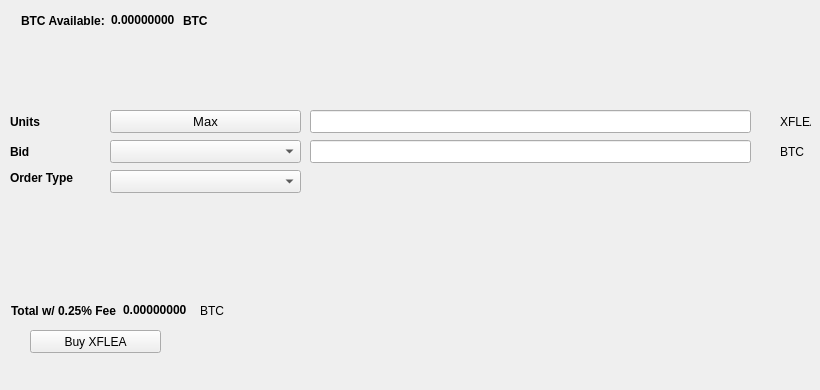
   <widget class="QWidget" name="BuyTab">
    <attribute name="title">
     <string>Buy</string>
    </attribute>
    <widget class="QPushButton" name="BuyXFLEA">
     <property name="geometry">
      <rect>
       <x>30</x>
       <y>330</y>
       <width>131</width>
       <height>23</height>
      </rect>
     </property>
     <property name="text">
      <string>Buy XFLEA</string>
     </property>
     <property name="icon">
      <iconset resource="../zxflea.qrc">
       <normaloff>:/icons/bitcoin</normaloff>:/icons/bitcoin</iconset>
     </property>
    </widget>
    <widget class="QLabel" name="label_3">
     <property name="geometry">
      <rect>
       <x>10</x>
       <y>110</y>
       <width>46</width>
       <height>23</height>
      </rect>
     </property>
     <property name="font">
      <font>
       <weight>75</weight>
       <bold>true</bold>
      </font>
     </property>
     <property name="text">
      <string>Units</string>
     </property>
    </widget>
    <widget class="QLineEdit" name="UnitsInput">
     <property name="geometry">
      <rect>
       <x>310</x>
       <y>110</y>
       <width>441</width>
       <height>23</height>
      </rect>
     </property>
     <property name="font">
      <font>
       <pointsize>9</pointsize>
       <weight>75</weight>
       <bold>true</bold>
      </font>
     </property>
    </widget>
    <widget class="QLineEdit" name="BuyBidPriceEdit">
     <property name="geometry">
      <rect>
       <x>310</x>
       <y>140</y>
       <width>441</width>
       <height>23</height>
      </rect>
     </property>
     <property name="font">
      <font>
       <pointsize>9</pointsize>
       <weight>75</weight>
       <bold>true</bold>
      </font>
     </property>
    </widget>
    <widget class="QLabel" name="label_4">
     <property name="geometry">
      <rect>
       <x>780</x>
       <y>110</y>
       <width>31</width>
       <height>23</height>
      </rect>
     </property>
     <property name="text">
      <string>XFLEA</string>
     </property>
    </widget>
    <widget class="QLabel" name="label_5">
     <property name="geometry">
      <rect>
       <x>780</x>
       <y>140</y>
       <width>31</width>
       <height>23</height>
      </rect>
     </property>
     <property name="text">
      <string>BTC</string>
     </property>
    </widget>
    <widget class="QLabel" name="label_6">
     <property name="geometry">
      <rect>
       <x>10</x>
       <y>140</y>
       <width>46</width>
       <height>23</height>
      </rect>
     </property>
     <property name="font">
      <font>
       <weight>75</weight>
       <bold>true</bold>
      </font>
     </property>
     <property name="text">
      <string>Bid</string>
     </property>
    </widget>
    <widget class="QLabel" name="label_7">
     <property name="geometry">
      <rect>
       <x>10</x>
       <y>170</y>
       <width>91</width>
       <height>16</height>
      </rect>
     </property>
     <property name="font">
      <font>
       <weight>75</weight>
       <bold>true</bold>
      </font>
     </property>
     <property name="text">
      <string>Order Type</string>
     </property>
    </widget>
    <widget class="QPushButton" name="Buy_Max_Amount">
     <property name="geometry">
      <rect>
       <x>110</x>
       <y>110</y>
       <width>191</width>
       <height>23</height>
      </rect>
     </property>
     <property name="font">
      <font>
       <pointsize>10</pointsize>
      </font>
     </property>
     <property name="text">
      <string>Max</string>
     </property>
    </widget>
    <widget class="QComboBox" name="BuyBidcomboBox">
     <property name="geometry">
      <rect>
       <x>110</x>
       <y>140</y>
       <width>191</width>
       <height>23</height>
      </rect>
     </property>
     <property name="font">
      <font>
       <pointsize>10</pointsize>
      </font>
     </property>
    </widget>
    <widget class="QComboBox" name="buyOrdertypeCombo">
     <property name="geometry">
      <rect>
       <x>110</x>
       <y>170</y>
       <width>191</width>
       <height>23</height>
      </rect>
     </property>
     <property name="font">
      <font>
       <pointsize>10</pointsize>
      </font>
     </property>
    </widget>
    <widget class="QWidget" name="layoutWidget1">
     <property name="geometry">
      <rect>
       <x>21</x>
       <y>11</y>
       <width>227</width>
       <height>19</height>
      </rect>
     </property>
     <layout class="QHBoxLayout" name="horizontalLayout_3">
      <item>
       <widget class="QLabel" name="label232">
        <property name="font">
         <font>
          <weight>75</weight>
          <bold>true</bold>
         </font>
        </property>
        <property name="text">
         <string>BTC Available:</string>
        </property>
       </widget>
      </item>
      <item>
       <widget class="QLabel" name="BtcAvailableLbl">
        <property name="palette">
         <palette>
          <active>
           <colorrole role="WindowText">
            <brush brushstyle="SolidPattern">
             <color alpha="255">
              <red>0</red>
              <green>0</green>
              <blue>0</blue>
             </color>
            </brush>
           </colorrole>
           <colorrole role="Button">
            <brush brushstyle="SolidPattern">
             <color alpha="255">
              <red>0</red>
              <green>170</green>
              <blue>0</blue>
             </color>
            </brush>
           </colorrole>
           <colorrole role="Light">
            <brush brushstyle="SolidPattern">
             <color alpha="255">
              <red>0</red>
              <green>255</green>
              <blue>0</blue>
             </color>
            </brush>
           </colorrole>
           <colorrole role="Midlight">
            <brush brushstyle="SolidPattern">
             <color alpha="255">
              <red>0</red>
              <green>212</green>
              <blue>0</blue>
             </color>
            </brush>
           </colorrole>
           <colorrole role="Dark">
            <brush brushstyle="SolidPattern">
             <color alpha="255">
              <red>0</red>
              <green>85</green>
              <blue>0</blue>
             </color>
            </brush>
           </colorrole>
           <colorrole role="Mid">
            <brush brushstyle="SolidPattern">
             <color alpha="255">
              <red>0</red>
              <green>113</green>
              <blue>0</blue>
             </color>
            </brush>
           </colorrole>
           <colorrole role="Text">
            <brush brushstyle="SolidPattern">
             <color alpha="255">
              <red>0</red>
              <green>170</green>
              <blue>0</blue>
             </color>
            </brush>
           </colorrole>
           <colorrole role="BrightText">
            <brush brushstyle="SolidPattern">
             <color alpha="255">
              <red>255</red>
              <green>255</green>
              <blue>255</blue>
             </color>
            </brush>
           </colorrole>
           <colorrole role="ButtonText">
            <brush brushstyle="SolidPattern">
             <color alpha="255">
              <red>0</red>
              <green>0</green>
              <blue>0</blue>
             </color>
            </brush>
           </colorrole>
           <colorrole role="Base">
            <brush brushstyle="SolidPattern">
             <color alpha="255">
              <red>255</red>
              <green>255</green>
              <blue>255</blue>
             </color>
            </brush>
           </colorrole>
           <colorrole role="Window">
            <brush brushstyle="SolidPattern">
             <color alpha="255">
              <red>0</red>
              <green>170</green>
              <blue>0</blue>
             </color>
            </brush>
           </colorrole>
           <colorrole role="Shadow">
            <brush brushstyle="SolidPattern">
             <color alpha="255">
              <red>0</red>
              <green>0</green>
              <blue>0</blue>
             </color>
            </brush>
           </colorrole>
           <colorrole role="AlternateBase">
            <brush brushstyle="SolidPattern">
             <color alpha="255">
              <red>127</red>
              <green>212</green>
              <blue>127</blue>
             </color>
            </brush>
           </colorrole>
           <colorrole role="ToolTipBase">
            <brush brushstyle="SolidPattern">
             <color alpha="255">
              <red>255</red>
              <green>255</green>
              <blue>220</blue>
             </color>
            </brush>
           </colorrole>
           <colorrole role="ToolTipText">
            <brush brushstyle="SolidPattern">
             <color alpha="255">
              <red>0</red>
              <green>0</green>
              <blue>0</blue>
             </color>
            </brush>
           </colorrole>
          </active>
          <inactive>
           <colorrole role="WindowText">
            <brush brushstyle="SolidPattern">
             <color alpha="255">
              <red>0</red>
              <green>0</green>
              <blue>0</blue>
             </color>
            </brush>
           </colorrole>
           <colorrole role="Button">
            <brush brushstyle="SolidPattern">
             <color alpha="255">
              <red>0</red>
              <green>170</green>
              <blue>0</blue>
             </color>
            </brush>
           </colorrole>
           <colorrole role="Light">
            <brush brushstyle="SolidPattern">
             <color alpha="255">
              <red>0</red>
              <green>255</green>
              <blue>0</blue>
             </color>
            </brush>
           </colorrole>
           <colorrole role="Midlight">
            <brush brushstyle="SolidPattern">
             <color alpha="255">
              <red>0</red>
              <green>212</green>
              <blue>0</blue>
             </color>
            </brush>
           </colorrole>
           <colorrole role="Dark">
            <brush brushstyle="SolidPattern">
             <color alpha="255">
              <red>0</red>
              <green>85</green>
              <blue>0</blue>
             </color>
            </brush>
           </colorrole>
           <colorrole role="Mid">
            <brush brushstyle="SolidPattern">
             <color alpha="255">
              <red>0</red>
              <green>113</green>
              <blue>0</blue>
             </color>
            </brush>
           </colorrole>
           <colorrole role="Text">
            <brush brushstyle="SolidPattern">
             <color alpha="255">
              <red>0</red>
              <green>170</green>
              <blue>0</blue>
             </color>
            </brush>
           </colorrole>
           <colorrole role="BrightText">
            <brush brushstyle="SolidPattern">
             <color alpha="255">
              <red>255</red>
              <green>255</green>
              <blue>255</blue>
             </color>
            </brush>
           </colorrole>
           <colorrole role="ButtonText">
            <brush brushstyle="SolidPattern">
             <color alpha="255">
              <red>0</red>
              <green>0</green>
              <blue>0</blue>
             </color>
            </brush>
           </colorrole>
           <colorrole role="Base">
            <brush brushstyle="SolidPattern">
             <color alpha="255">
              <red>255</red>
              <green>255</green>
              <blue>255</blue>
             </color>
            </brush>
           </colorrole>
           <colorrole role="Window">
            <brush brushstyle="SolidPattern">
             <color alpha="255">
              <red>0</red>
              <green>170</green>
              <blue>0</blue>
             </color>
            </brush>
           </colorrole>
           <colorrole role="Shadow">
            <brush brushstyle="SolidPattern">
             <color alpha="255">
              <red>0</red>
              <green>0</green>
              <blue>0</blue>
             </color>
            </brush>
           </colorrole>
           <colorrole role="AlternateBase">
            <brush brushstyle="SolidPattern">
             <color alpha="255">
              <red>127</red>
              <green>212</green>
              <blue>127</blue>
             </color>
            </brush>
           </colorrole>
           <colorrole role="ToolTipBase">
            <brush brushstyle="SolidPattern">
             <color alpha="255">
              <red>255</red>
              <green>255</green>
              <blue>220</blue>
             </color>
            </brush>
           </colorrole>
           <colorrole role="ToolTipText">
            <brush brushstyle="SolidPattern">
             <color alpha="255">
              <red>0</red>
              <green>0</green>
              <blue>0</blue>
             </color>
            </brush>
           </colorrole>
          </inactive>
          <disabled>
           <colorrole role="WindowText">
            <brush brushstyle="SolidPattern">
             <color alpha="255">
              <red>0</red>
              <green>85</green>
              <blue>0</blue>
             </color>
            </brush>
           </colorrole>
           <colorrole role="Button">
            <brush brushstyle="SolidPattern">
             <color alpha="255">
              <red>0</red>
              <green>170</green>
              <blue>0</blue>
             </color>
            </brush>
           </colorrole>
           <colorrole role="Light">
            <brush brushstyle="SolidPattern">
             <color alpha="255">
              <red>0</red>
              <green>255</green>
              <blue>0</blue>
             </color>
            </brush>
           </colorrole>
           <colorrole role="Midlight">
            <brush brushstyle="SolidPattern">
             <color alpha="255">
              <red>0</red>
              <green>212</green>
              <blue>0</blue>
             </color>
            </brush>
           </colorrole>
           <colorrole role="Dark">
            <brush brushstyle="SolidPattern">
             <color alpha="255">
              <red>0</red>
              <green>85</green>
              <blue>0</blue>
             </color>
            </brush>
           </colorrole>
           <colorrole role="Mid">
            <brush brushstyle="SolidPattern">
             <color alpha="255">
              <red>0</red>
              <green>113</green>
              <blue>0</blue>
             </color>
            </brush>
           </colorrole>
           <colorrole role="Text">
            <brush brushstyle="SolidPattern">
             <color alpha="255">
              <red>0</red>
              <green>85</green>
              <blue>0</blue>
             </color>
            </brush>
           </colorrole>
           <colorrole role="BrightText">
            <brush brushstyle="SolidPattern">
             <color alpha="255">
              <red>255</red>
              <green>255</green>
              <blue>255</blue>
             </color>
            </brush>
           </colorrole>
           <colorrole role="ButtonText">
            <brush brushstyle="SolidPattern">
             <color alpha="255">
              <red>0</red>
              <green>85</green>
              <blue>0</blue>
             </color>
            </brush>
           </colorrole>
           <colorrole role="Base">
            <brush brushstyle="SolidPattern">
             <color alpha="255">
              <red>0</red>
              <green>170</green>
              <blue>0</blue>
             </color>
            </brush>
           </colorrole>
           <colorrole role="Window">
            <brush brushstyle="SolidPattern">
             <color alpha="255">
              <red>0</red>
              <green>170</green>
              <blue>0</blue>
             </color>
            </brush>
           </colorrole>
           <colorrole role="Shadow">
            <brush brushstyle="SolidPattern">
             <color alpha="255">
              <red>0</red>
              <green>0</green>
              <blue>0</blue>
             </color>
            </brush>
           </colorrole>
           <colorrole role="AlternateBase">
            <brush brushstyle="SolidPattern">
             <color alpha="255">
              <red>0</red>
              <green>170</green>
              <blue>0</blue>
             </color>
            </brush>
           </colorrole>
           <colorrole role="ToolTipBase">
            <brush brushstyle="SolidPattern">
             <color alpha="255">
              <red>255</red>
              <green>255</green>
              <blue>220</blue>
             </color>
            </brush>
           </colorrole>
           <colorrole role="ToolTipText">
            <brush brushstyle="SolidPattern">
             <color alpha="255">
              <red>0</red>
              <green>0</green>
              <blue>0</blue>
             </color>
            </brush>
           </colorrole>
          </disabled>
         </palette>
        </property>
        <property name="font">
         <font>
          <weight>75</weight>
          <bold>true</bold>
         </font>
        </property>
        <property name="text">
         <string>0.00000000</string>
        </property>
        <property name="textInteractionFlags">
         <set>Qt::LinksAccessibleByMouse|Qt::TextSelectableByKeyboard|Qt::TextSelectableByMouse</set>
        </property>
       </widget>
      </item>
      <item>
       <widget class="QLabel" name="BtcAvailableLbl_2">
        <property name="font">
         <font>
          <weight>75</weight>
          <bold>true</bold>
         </font>
        </property>
        <property name="text">
         <string>BTC</string>
        </property>
       </widget>
      </item>
     </layout>
    </widget>
    <widget class="QWidget" name="layoutWidge2">
     <property name="geometry">
      <rect>
       <x>11</x>
       <y>301</y>
       <width>259</width>
       <height>19</height>
      </rect>
     </property>
     <layout class="QHBoxLayout" name="horizontalLayout_4">
      <item>
       <widget class="QLabel" name="label_9">
        <property name="font">
         <font>
          <weight>75</weight>
          <bold>true</bold>
         </font>
        </property>
        <property name="text">
         <string>Total w/ 0.25% Fee</string>
        </property>
       </widget>
      </item>
      <item>
       <widget class="QLabel" name="BuyCostLabel">
        <property name="palette">
         <palette>
          <active>
           <colorrole role="WindowText">
            <brush brushstyle="SolidPattern">
             <color alpha="255">
              <red>0</red>
              <green>0</green>
              <blue>0</blue>
             </color>
            </brush>
           </colorrole>
           <colorrole role="Button">
            <brush brushstyle="SolidPattern">
             <color alpha="255">
              <red>0</red>
              <green>170</green>
              <blue>0</blue>
             </color>
            </brush>
           </colorrole>
           <colorrole role="Light">
            <brush brushstyle="SolidPattern">
             <color alpha="255">
              <red>0</red>
              <green>255</green>
              <blue>0</blue>
             </color>
            </brush>
           </colorrole>
           <colorrole role="Midlight">
            <brush brushstyle="SolidPattern">
             <color alpha="255">
              <red>0</red>
              <green>212</green>
              <blue>0</blue>
             </color>
            </brush>
           </colorrole>
           <colorrole role="Dark">
            <brush brushstyle="SolidPattern">
             <color alpha="255">
              <red>0</red>
              <green>85</green>
              <blue>0</blue>
             </color>
            </brush>
           </colorrole>
           <colorrole role="Mid">
            <brush brushstyle="SolidPattern">
             <color alpha="255">
              <red>0</red>
              <green>113</green>
              <blue>0</blue>
             </color>
            </brush>
           </colorrole>
           <colorrole role="Text">
            <brush brushstyle="SolidPattern">
             <color alpha="255">
              <red>0</red>
              <green>170</green>
              <blue>0</blue>
             </color>
            </brush>
           </colorrole>
           <colorrole role="BrightText">
            <brush brushstyle="SolidPattern">
             <color alpha="255">
              <red>255</red>
              <green>255</green>
              <blue>255</blue>
             </color>
            </brush>
           </colorrole>
           <colorrole role="ButtonText">
            <brush brushstyle="SolidPattern">
             <color alpha="255">
              <red>0</red>
              <green>0</green>
              <blue>0</blue>
             </color>
            </brush>
           </colorrole>
           <colorrole role="Base">
            <brush brushstyle="SolidPattern">
             <color alpha="255">
              <red>255</red>
              <green>255</green>
              <blue>255</blue>
             </color>
            </brush>
           </colorrole>
           <colorrole role="Window">
            <brush brushstyle="SolidPattern">
             <color alpha="255">
              <red>0</red>
              <green>170</green>
              <blue>0</blue>
             </color>
            </brush>
           </colorrole>
           <colorrole role="Shadow">
            <brush brushstyle="SolidPattern">
             <color alpha="255">
              <red>0</red>
              <green>0</green>
              <blue>0</blue>
             </color>
            </brush>
           </colorrole>
           <colorrole role="AlternateBase">
            <brush brushstyle="SolidPattern">
             <color alpha="255">
              <red>127</red>
              <green>212</green>
              <blue>127</blue>
             </color>
            </brush>
           </colorrole>
           <colorrole role="ToolTipBase">
            <brush brushstyle="SolidPattern">
             <color alpha="255">
              <red>255</red>
              <green>255</green>
              <blue>220</blue>
             </color>
            </brush>
           </colorrole>
           <colorrole role="ToolTipText">
            <brush brushstyle="SolidPattern">
             <color alpha="255">
              <red>0</red>
              <green>0</green>
              <blue>0</blue>
             </color>
            </brush>
           </colorrole>
          </active>
          <inactive>
           <colorrole role="WindowText">
            <brush brushstyle="SolidPattern">
             <color alpha="255">
              <red>0</red>
              <green>0</green>
              <blue>0</blue>
             </color>
            </brush>
           </colorrole>
           <colorrole role="Button">
            <brush brushstyle="SolidPattern">
             <color alpha="255">
              <red>0</red>
              <green>170</green>
              <blue>0</blue>
             </color>
            </brush>
           </colorrole>
           <colorrole role="Light">
            <brush brushstyle="SolidPattern">
             <color alpha="255">
              <red>0</red>
              <green>255</green>
              <blue>0</blue>
             </color>
            </brush>
           </colorrole>
           <colorrole role="Midlight">
            <brush brushstyle="SolidPattern">
             <color alpha="255">
              <red>0</red>
              <green>212</green>
              <blue>0</blue>
             </color>
            </brush>
           </colorrole>
           <colorrole role="Dark">
            <brush brushstyle="SolidPattern">
             <color alpha="255">
              <red>0</red>
              <green>85</green>
              <blue>0</blue>
             </color>
            </brush>
           </colorrole>
           <colorrole role="Mid">
            <brush brushstyle="SolidPattern">
             <color alpha="255">
              <red>0</red>
              <green>113</green>
              <blue>0</blue>
             </color>
            </brush>
           </colorrole>
           <colorrole role="Text">
            <brush brushstyle="SolidPattern">
             <color alpha="255">
              <red>0</red>
              <green>170</green>
              <blue>0</blue>
             </color>
            </brush>
           </colorrole>
           <colorrole role="BrightText">
            <brush brushstyle="SolidPattern">
             <color alpha="255">
              <red>255</red>
              <green>255</green>
              <blue>255</blue>
             </color>
            </brush>
           </colorrole>
           <colorrole role="ButtonText">
            <brush brushstyle="SolidPattern">
             <color alpha="255">
              <red>0</red>
              <green>0</green>
              <blue>0</blue>
             </color>
            </brush>
           </colorrole>
           <colorrole role="Base">
            <brush brushstyle="SolidPattern">
             <color alpha="255">
              <red>255</red>
              <green>255</green>
              <blue>255</blue>
             </color>
            </brush>
           </colorrole>
           <colorrole role="Window">
            <brush brushstyle="SolidPattern">
             <color alpha="255">
              <red>0</red>
              <green>170</green>
              <blue>0</blue>
             </color>
            </brush>
           </colorrole>
           <colorrole role="Shadow">
            <brush brushstyle="SolidPattern">
             <color alpha="255">
              <red>0</red>
              <green>0</green>
              <blue>0</blue>
             </color>
            </brush>
           </colorrole>
           <colorrole role="AlternateBase">
            <brush brushstyle="SolidPattern">
             <color alpha="255">
              <red>127</red>
              <green>212</green>
              <blue>127</blue>
             </color>
            </brush>
           </colorrole>
           <colorrole role="ToolTipBase">
            <brush brushstyle="SolidPattern">
             <color alpha="255">
              <red>255</red>
              <green>255</green>
              <blue>220</blue>
             </color>
            </brush>
           </colorrole>
           <colorrole role="ToolTipText">
            <brush brushstyle="SolidPattern">
             <color alpha="255">
              <red>0</red>
              <green>0</green>
              <blue>0</blue>
             </color>
            </brush>
           </colorrole>
          </inactive>
          <disabled>
           <colorrole role="WindowText">
            <brush brushstyle="SolidPattern">
             <color alpha="255">
              <red>0</red>
              <green>85</green>
              <blue>0</blue>
             </color>
            </brush>
           </colorrole>
           <colorrole role="Button">
            <brush brushstyle="SolidPattern">
             <color alpha="255">
              <red>0</red>
              <green>170</green>
              <blue>0</blue>
             </color>
            </brush>
           </colorrole>
           <colorrole role="Light">
            <brush brushstyle="SolidPattern">
             <color alpha="255">
              <red>0</red>
              <green>255</green>
              <blue>0</blue>
             </color>
            </brush>
           </colorrole>
           <colorrole role="Midlight">
            <brush brushstyle="SolidPattern">
             <color alpha="255">
              <red>0</red>
              <green>212</green>
              <blue>0</blue>
             </color>
            </brush>
           </colorrole>
           <colorrole role="Dark">
            <brush brushstyle="SolidPattern">
             <color alpha="255">
              <red>0</red>
              <green>85</green>
              <blue>0</blue>
             </color>
            </brush>
           </colorrole>
           <colorrole role="Mid">
            <brush brushstyle="SolidPattern">
             <color alpha="255">
              <red>0</red>
              <green>113</green>
              <blue>0</blue>
             </color>
            </brush>
           </colorrole>
           <colorrole role="Text">
            <brush brushstyle="SolidPattern">
             <color alpha="255">
              <red>0</red>
              <green>85</green>
              <blue>0</blue>
             </color>
            </brush>
           </colorrole>
           <colorrole role="BrightText">
            <brush brushstyle="SolidPattern">
             <color alpha="255">
              <red>255</red>
              <green>255</green>
              <blue>255</blue>
             </color>
            </brush>
           </colorrole>
           <colorrole role="ButtonText">
            <brush brushstyle="SolidPattern">
             <color alpha="255">
              <red>0</red>
              <green>85</green>
              <blue>0</blue>
             </color>
            </brush>
           </colorrole>
           <colorrole role="Base">
            <brush brushstyle="SolidPattern">
             <color alpha="255">
              <red>0</red>
              <green>170</green>
              <blue>0</blue>
             </color>
            </brush>
           </colorrole>
           <colorrole role="Window">
            <brush brushstyle="SolidPattern">
             <color alpha="255">
              <red>0</red>
              <green>170</green>
              <blue>0</blue>
             </color>
            </brush>
           </colorrole>
           <colorrole role="Shadow">
            <brush brushstyle="SolidPattern">
             <color alpha="255">
              <red>0</red>
              <green>0</green>
              <blue>0</blue>
             </color>
            </brush>
           </colorrole>
           <colorrole role="AlternateBase">
            <brush brushstyle="SolidPattern">
             <color alpha="255">
              <red>0</red>
              <green>170</green>
              <blue>0</blue>
             </color>
            </brush>
           </colorrole>
           <colorrole role="ToolTipBase">
            <brush brushstyle="SolidPattern">
             <color alpha="255">
              <red>255</red>
              <green>255</green>
              <blue>220</blue>
             </color>
            </brush>
           </colorrole>
           <colorrole role="ToolTipText">
            <brush brushstyle="SolidPattern">
             <color alpha="255">
              <red>0</red>
              <green>0</green>
              <blue>0</blue>
             </color>
            </brush>
           </colorrole>
          </disabled>
         </palette>
        </property>
        <property name="font">
         <font>
          <weight>75</weight>
          <bold>true</bold>
         </font>
        </property>
        <property name="autoFillBackground">
         <bool>false</bool>
        </property>
        <property name="text">
         <string>0.00000000</string>
        </property>
        <property name="textInteractionFlags">
         <set>Qt::LinksAccessibleByMouse|Qt::TextSelectableByMouse</set>
        </property>
       </widget>
      </item>
      <item>
       <widget class="QLabel" name="label_10">
        <property name="font">
         <font>
          <weight>50</weight>
          <bold>false</bold>
         </font>
        </property>
        <property name="text">
         <string>BTC</string>
        </property>
       </widget>
      </item>
     </layout>
    </widget>
    <widget class="QLabel" name="label_24">
     <property name="geometry">
      <rect>
       <x>460</x>
       <y>300</y>
       <width>281</width>
       <height>81</height>
      </rect>
     </property>
     <property name="text">
      <string/>
     </property>
     <property name="pixmap">
      <pixmap>:/images/bittrex</pixmap>
     </property>
    </widget>
   </widget>
